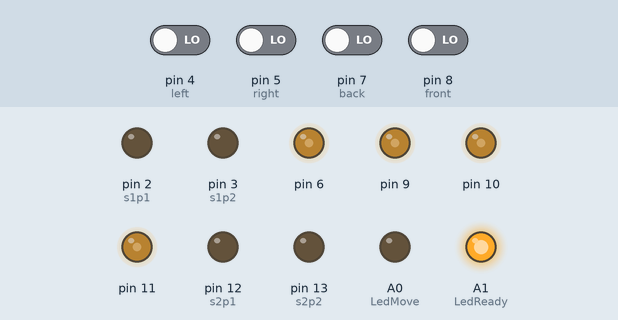
Bench run of a sketch on a simulated Arduino Uno, built with avr-gcc and run on an emulated ATmega328P. On the bench: output pins drawn as LEDs (lit = HIGH). The test bench sets the inputs (shaded band); at power-on: pin 4 (left), pin 5 (right), pin 7 (back), pin 8 (front) LOW.

Above: at 1.2 s.
1.3 s: pin 4 (left) driven HIGH and pin 5 (right) driven HIGH and pin 7 (back) driven HIGH and pin 8 (front) driven HIGH
At 2.0 s:
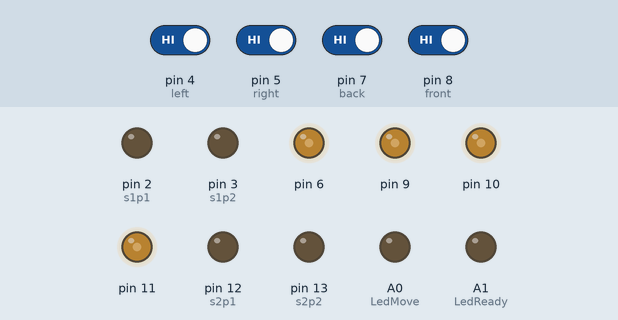
2.8 s: pin 4 (left) driven LOW
At 3.1 s:
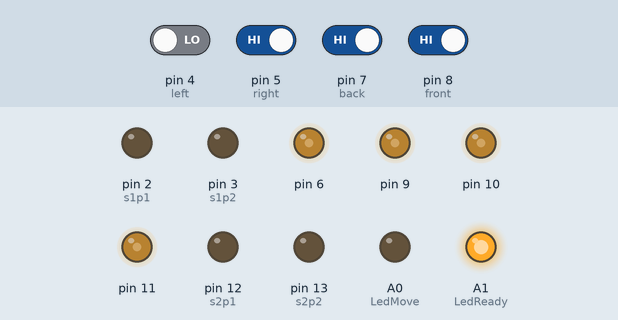
4.3 s: pin 4 (left) driven HIGH
At 5.8 s:
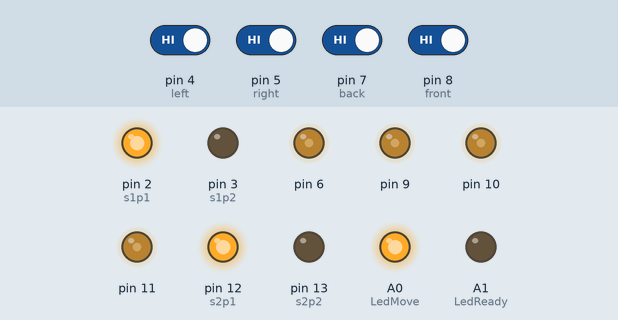
7.0 s: pin 5 (right) driven LOW
At 9.7 s:
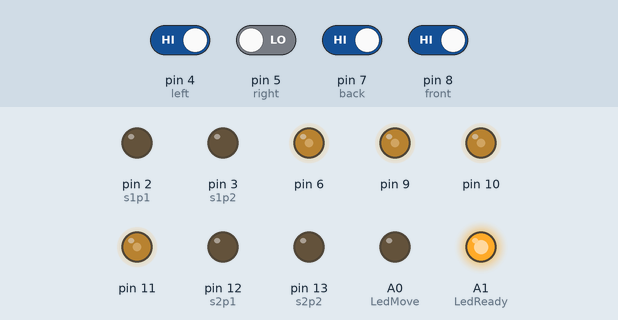
10.0 s: pin 5 (right) driven HIGH
At 11.0 s:
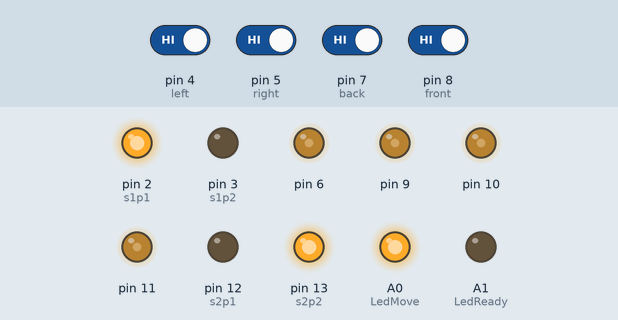
Timing chart, 0 to 15.7 s (numbered marks = the images above; inputs shaded):
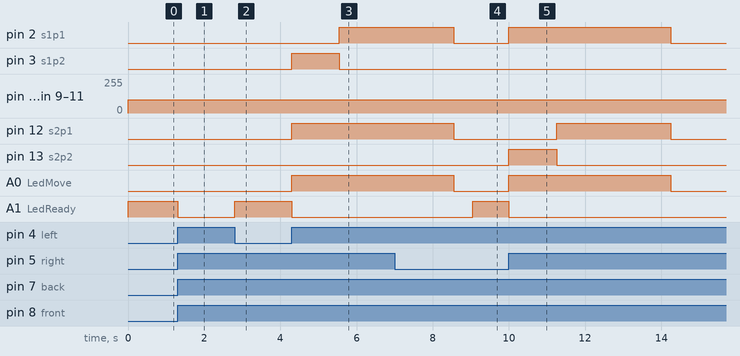

The sketch:

robot-code.ino
```cpp
// Motor Pin Declaration
// Right side motors
int s1p1 = 2;
int s1p2 = 3;

// Left side motors
int s2p1 = 12;
int s2p2 = 13;

// LED Pin Declaration
int LedReady = A1;
int LedMove = A0;

// Variable Declaration
bool left = 0;
bool right = 0;
bool back = 0;
bool front = 0;
bool ready = 0;
String order = "";

void setup() {
  // Pin Modes for the Wheel Drives
  pinMode(s1p1, OUTPUT); //Right side 1
  pinMode(s1p2, OUTPUT);  //Right side 2
  pinMode(s2p1,  OUTPUT); //Left side 1
  pinMode(s2p2, OUTPUT);  //Left side 2

  // Pin Modes for the Sensors
  pinMode(4,INPUT); // left
  pinMode(5, INPUT); // right
  pinMode(7, INPUT); //back
  pinMode(8, INPUT); // front

  //Pin Modes for the Speed Controllers
  pinMode(9,  OUTPUT);
  pinMode(10, OUTPUT);
  pinMode(6,  OUTPUT);
  pinMode(11, OUTPUT);

  pinMode(A0, OUTPUT);
  pinMode(A1, OUTPUT);

  Serial.begin(9600);
}

// Function to make 2 motors go forward
void forward (int w11, int w12) {
  digitalWrite(w11,  HIGH);
  digitalWrite(w12, LOW);
}

// Function to make 2 motors to go backward
void backward (int w21, int w22) {
  digitalWrite(w21,  LOW);
  digitalWrite(w22, HIGH);
}

void loop() {

  //Controlling speed (0  = off and 255 = max speed):
  //Setting Speeds
  analogWrite(9, 100); //ENA  pin
  analogWrite(10, 100); //ENB pin
  analogWrite(6, 100); //ENA  pin
  analogWrite(11, 100); //ENB pin

  // Set ready status LED on
  digitalWrite(LedReady, HIGH);

  // While robot is not ready
  while (ready==0){
    // Get readings from the 4 sound sensors
    // Left sound sensor
    if ((digitalRead(4) == 1) && (left == 0)){
      left = 1;
      order += "l";
    }
    // Right sound sensor
    if ((digitalRead(5) == 1) && (right == 0)){
      right = 1;
      order += "r";
    }
    // Back sound sensor
    if ((digitalRead(7) == 1) && (back == 0)){
      back = 1;
      order += "b";
    }
    // Front sound sensor
    if ((digitalRead(8) == 1) && (front == 0)){
      front = 1;
      order += "f";
    }
    // if all LED's were activated
    if ((left == 1) && (right == 1) && (front == 1) && (back == 1)){
      // set ready status to 1
      ready = 1;
    }
  }

// Set ready LED OFF to indicate robot is not reading sound
digitalWrite(LedReady, LOW);
// Set LED indicating movement to ON to indicate movement
digitalWrite(LedMove, HIGH);


  // Dont turn
  // if the order of the speaker activation was Forward, Left, Right, Back
  // or Front Right, Left, Back go forward
  if ((order == "flrb") || (order == "frlb")) {
    // All 4 motors are set to go forward
    forward(s1p1, s1p2);
    forward(s2p1, s2p2);
    // Go forward for 3 seconds
    delay(3000);
  }

  // Turn front left
  // if order of activation is Front, Left, Back, Right or
  // Left, Front, Right, Back turn left
  if ((order == ("flbr")) || (order == "lfrb")) {
    // Sets right side motors forward
    forward(s1p1, s1p2);
    // Sets left side motors backwards causing left turn
    backward(s2p1, s2p2);
    // Do this for 750ms
    delay(750);
    // Go forward for 3s
    forward(s1p1, s1p2);
    forward(s2p1, s2p2);
    delay(3000);
  }

  // Turn front right
  // if order of acivation is Front, Right, Back, Left or
  // Right, Front, Left, Back turn right
  if ((order == "frbl") || (order == "rflb")) {
    // Set left motors to go forward
    forward(s2p1, s2p2);
    // Set right motors to go backward causing right turn
    backward(s1p1, s1p2);
    // Do this for 750ms
    delay(750);
    // Go forward for 3s
    forward(s1p1, s1p2);
    forward(s2p1, s2p2);
    delay(3000);
  }

  // Go back
  // if order of activation is Back, Left, Right, Front or
  // Back, Right, Left, Front go backward
  if ((order == "blrf") || (order == "brlf")) {
    // Set all mortors to backward for 3s
    backward(s1p1, s1p2);
    backward(s2p1, s2p2);
    delay(3000);
  }

  // Turn back left
  // if activation order is Back, Left, Front, Right or
  // Left, Back, Right, Front turn rear end left
  if ((order == "blfr") || (order == "lbrf")) {
    // Set left side motors to go forward
    forward(s1p1, s1p2);
    // Set right side motors to go backward
    backward(s2p1, s2p2);
    // Do this for 2s
    delay(2000);
    // Go forward for 3s
    forward(s1p1, s1p2);
    forward(s2p1, s2p2);
    delay(3000);
  }

  // Turn back right
  // if activation order is Back, Right, Front, Left or
  // Right, Back, Left, Front turn rear rightward
  if ((order == "brfl") || (order == "rblf")) {
    // Set right side motors to go forward
    forward(s2p1, s2p2);
    // Set left side motors to go backward
    backward(s1p1, s1p2);
    // Do this for 2s
    delay(2000);
    // Go forward for 3s
    forward(s1p1, s1p2);
    forward(s2p1, s2p2);
    delay(3000);
  }

  // Turn right
  // if activation order is Right, Back, Front, Left or
  // Right, Front, Back, Left
  if ((order == "rbfl") || (order == "rfbl")) {
    // Set left motors to go forward
    forward(s2p1, s2p2);
    // Set right motors to go backward
    backward(s1p1, s1p2);
    // Do this for 1.25s
    delay(1250);
    // Go forward for 3s
    forward(s1p1, s1p2);
    forward(s2p1, s2p2);
    delay(3000);
  }

  // Turn left
  // if activation record is Left, Front, Back, Right or
  // Left, Back, Front, Right
  if ((order == "lfbr") || (order == "lbfr")) {
    // Set right side motors to go forward
    forward(s1p1, s1p2);
    // Set left side motors to go backward
    backward(s2p1, s2p2);
    // do this for 1.25s
    delay(1250);
    // Go forward for 3s
    forward(s1p1, s1p2);
    forward(s2p1, s2p2);
    delay(3000);
  }

  // When robot done moving reset all variables to get ready to move again
  digitalWrite(s1p1, LOW);
  digitalWrite(s1p2, LOW);
  digitalWrite(s2p1, LOW);
  digitalWrite(s2p2, LOW);
  digitalWrite(LedMove, LOW);

  // Serial.println(order);
  ready = 0;
  right = 0;
  left = 0;
  front = 0;
  back = 0;
  order = "";
  delay(500);
}
```

Measured:
- after the input at 1.3 s, A1 (LedReady): HIGH → LOW at once
- after the input at 2.8 s, A1 (LedReady): LOW → HIGH at once
- after the input at 4.3 s, pin 2 (s1p1): LOW → HIGH after 1.3 s; pin 3 (s1p2): LOW → HIGH at once, → LOW 1.3 s later; pin 12 (s2p1), A0 (LedMove): LOW → HIGH at once; A1 (LedReady): HIGH → LOW at once
- after the input at 7.0 s, A1 (LedReady): LOW → HIGH after 2.1 s
- after the input at 10.0 s, pin 2 (s1p1), A0 (LedMove): LOW → HIGH at once, → LOW 4.3 s later; pin 12 (s2p1): LOW → HIGH after 1.3 s, → LOW 3.0 s later; pin 13 (s2p2): LOW → HIGH at once, → LOW 1.3 s later; A1 (LedReady): HIGH → LOW at once
